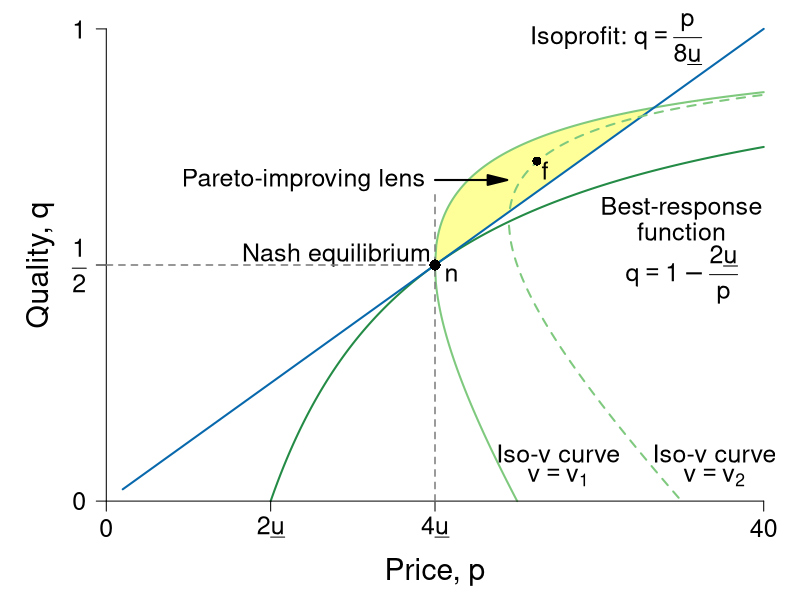

Recreate this plot in R.
require(ggplot2)
require(shape)
pdf(file = "information_power/ch11_fig6.pdf", width = 9, height = 7)

#Set parameters for graphics
axislabelsize <- 1.8
labelsize <- 1.5
namesize <- 1.8
annotatesize <- 1.5
graphlinewidth <- 2
segmentlinewidth <- 1.5

COL <- c("#7fc97f", "#beaed4", "#fdc086", "#ffff99", "#386cb0", "#f0027f", "#bf5b17", "#666666")
COLA <- c("#e0f3db", "#99d8c9","#66c2a4","#41ae76", "#238b45", "#005824")
COLB <- c("#c6dbef", "#4eb3d3", "#2b8cbe", "#0868ac","#084081")
COLC <- c("#fcfbfd", "#efedf5", "#dadaeb", "#bcbddc", "#9e9ac8", "#807dba", "#6a51a3", "#54278f", "#3f007d")
grays <- gray.colors(25, start = 1, end = 0)

brfFn <- function(p, delta = 5) {
  1 - (2 * delta) / p
}

isovhigh <- function(p, delta = 5, v = 20){
  (sqrt(p^2 - 4 * delta * v) - p + 2*v)/(2 * v )
}

isovlow <- function(p, delta = 5, v = 20){
  (-sqrt(p^2 - 4 * delta * v) - p + 2*v)/(2 * v )
}


isovhigh1 <- function(p, delta = 5, v = 30){
  (sqrt(p^2 - 4 * delta * v) - p + 2*v)/(2 * v )
}

isovlow1 <- function(p, delta = 5, v = 30){
  (-sqrt(p^2 - 4 * delta * v) - p + 2*v)/(2 * v )
}

solowCondition <- function(p, delta = 5){
  (p*(1/(8*delta)))
}


par(mar =  c(4, 4, 0.5, 0.5))
xlims <- c(0, 40)
ylims <- c(0, 1)


plot(0, 0, xlim = xlims, ylim = ylims, type = "n",
     xlab = "",
     ylab = "",
     xaxt = "n", yaxt = "n", cex.lab = axislabelsize, bty = "n")

mtext(expression(paste("Price, ", p)), side = 1, line = 2.5, cex = axislabelsize)
text(-4, ylims[2] - 0.5*(ylims[2] - ylims[1]), expression(paste("Quality, ", q)), xpd = TRUE, cex = axislabelsize, srt = 90) 


npts <- 500 
npts2 <- 501
#Specify the sequences of points for graphing. 
xx1 <- seq(10, xlims[2], length.out = npts)
xx2 <- seq(1, xlims[2], length.out = npts)
xx3 <- seq(xlims[1], xlims[2], length.out = npts2)
xx4 <- seq(xlims[1], 25, length.out = npts2)
xx5 <- seq(xlims[1], xlims[2], length.out = npts2)
xx6 <- seq(xlims[1], 35, length.out = npts2)
yy1 <- isovhigh(xx3, delta = 5, v = 20)

#Below, note I have gone to number 416 because at that observation we can 
#find the closest outcome to the intersection of the curves. Serves fine 
#for the relevant polygon
#Draw the shaded area of the Pareto-improving lens
#For the polygon need the intersection of v and iso-profit
#(2p - 40)^2 = p^2 - 400
#4p^2 - 160p + 1600 = p^2 - 400
#3p^2 - 160p + 2000 = 0
#p = 20 or p = 100/3 = 33.3 
# => q = (1/40)*33.3 = 0.8325
polygon(c(xx3, xx3[416]), c(yy1, yy1[416]), col = COL[4], density = NULL, border = NA)

#Draw the lines for the graphs
lines(xx1, brfFn(xx1), col = COLA[5], lwd = graphlinewidth)
lines(xx3, isovhigh(xx3, v = 20, delta = 5), col = COL[1], lwd = graphlinewidth)
lines(xx4, isovlow(xx4, v = 20, delta = 5), col = COL[1], lwd = graphlinewidth)
lines(xx2, solowCondition(xx2, delta = 5), col = COLB[4], lwd = graphlinewidth)
lines(xx5, isovhigh1(xx5, v = 30, delta = 5), col = COL[1], lwd = graphlinewidth, lty = 2)
lines(xx6, isovlow1(xx6, v = 30, delta = 5), col = COL[1], lwd = graphlinewidth, lty = 2)


#Customize ticks and labels for the plot
ticksy <- c(0, 0.5, 1)
ylabels <- c(0, expression(paste(frac(1,2))), 1)
ticksx <- c(0, 10, 20, 40)
xlabels <- c(0, expression(paste(2*underline("u"))), expression(paste(4*underline("u"))), 40)
axis(1, at = ticksx, pos = 0, labels = xlabels, cex.axis = annotatesize)
axis(2, at = ticksy, pos = 0, labels = ylabels, las = 1, cex.axis = annotatesize)

#Annotation of the three graphs and the NE
text(31, 0.98, expression(paste("Isoprofit: ", q == frac(p, 8*underline("u")))), cex = annotatesize)
text(35, 0.62, expression(paste("Best-response")), cex = annotatesize)
text(35, 0.57, expression(paste("function")), cex = annotatesize)
text(35, 0.48, expression(paste(q == 1 - frac(2*underline("u"), p))), cex = annotatesize)
text(27.5, 0.1, expression(paste("Iso-v curve")), cex = annotatesize)
text(27.5, 0.05, expression(paste(v == v[1])), cex = annotatesize)
text(37, 0.1, expression(paste("Iso-v curve")), cex = annotatesize)
text(37, 0.05, expression(paste(v == v[2])), cex = annotatesize)
text(14, 0.52, expression(paste("Nash equilibrium")), cex = annotatesize)

#Lines for the coordinates of the Nash equilbrium
segments(20, 0, 20, 0.65, lty = 2, col = grays[20], lwd = segmentlinewidth)
segments(0, 0.5, 20, 0.5, lty = 2, col = grays[20], lwd = segmentlinewidth)

#Add a point for the NE
points(20, 0.5, pch = 16, col = "black", cex = 1.5)
text(21, 0.48, expression(paste("n")), cex = annotatesize)

#Add a point for f. referred to in the text
points(26.2, 0.72, pch = 16, col = "black", cex = 1.2)
text(26.7, 0.7, expression(paste("f")), cex = annotatesize)

#Arrow to Pareto-improving Lens
Arrows(20, 0.68, 23.8, 0.68, col = "black", lty = 1, lwd = 2, arr.type = "triangle")
text(12, 0.68, expression(paste("Pareto-improving lens")), cex = annotatesize)

dev.off()
